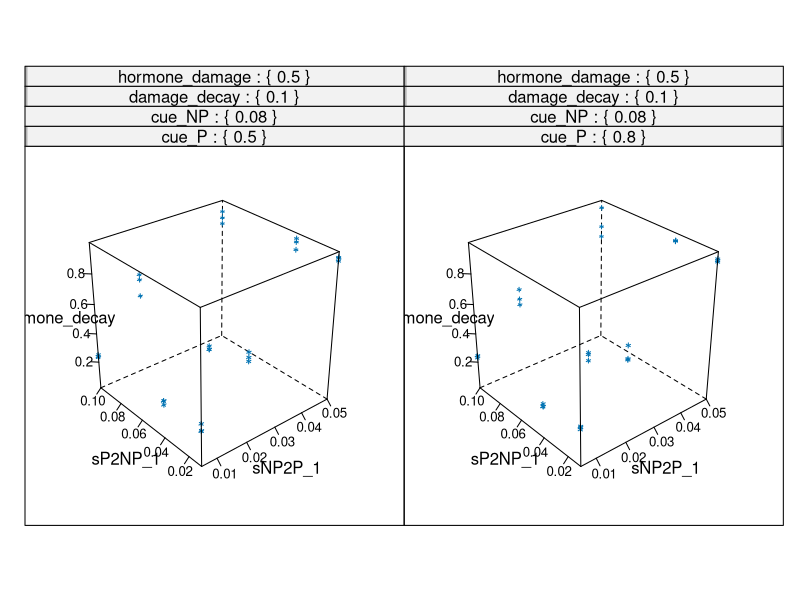
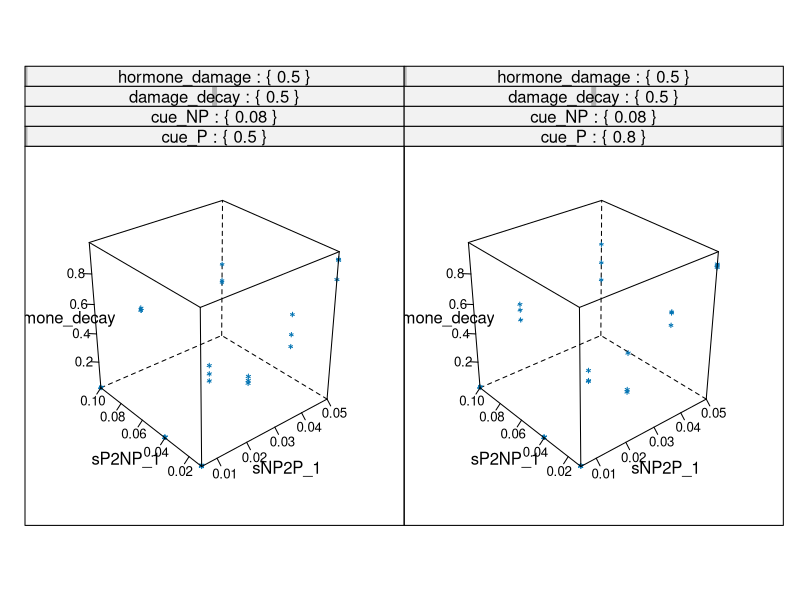
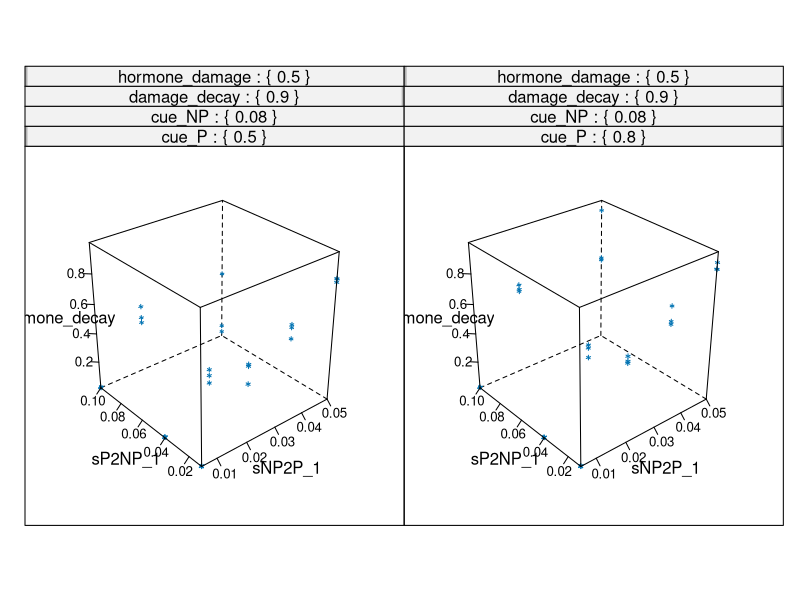
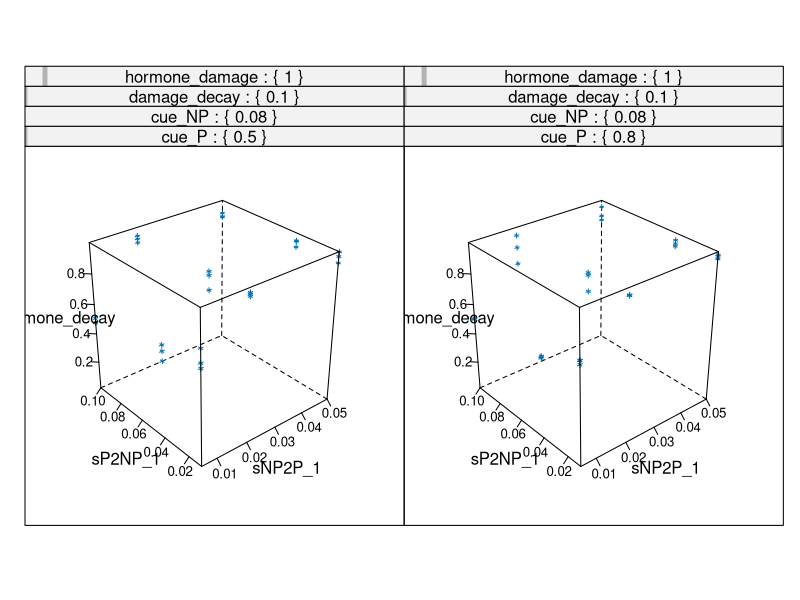
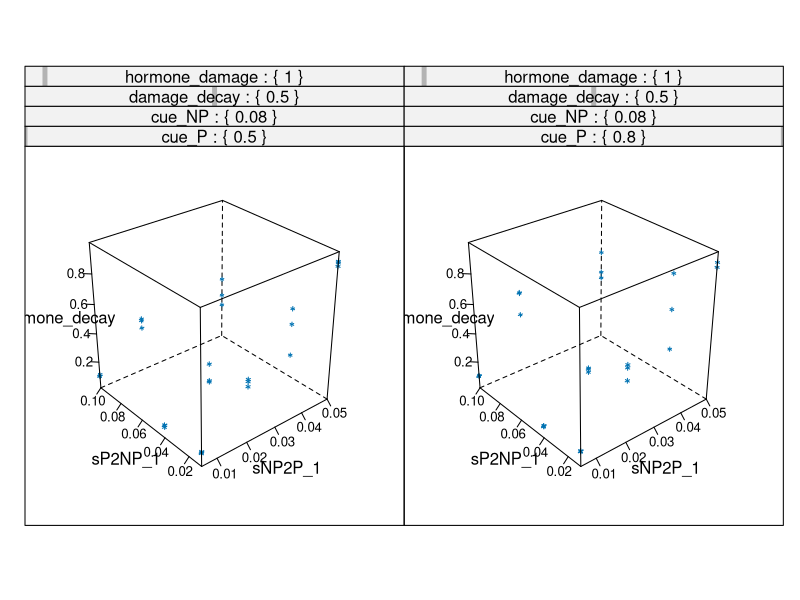
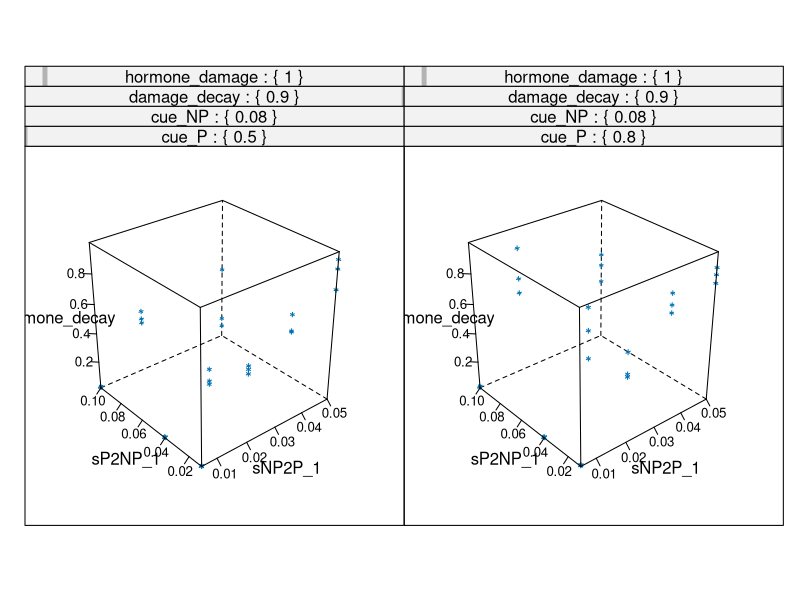
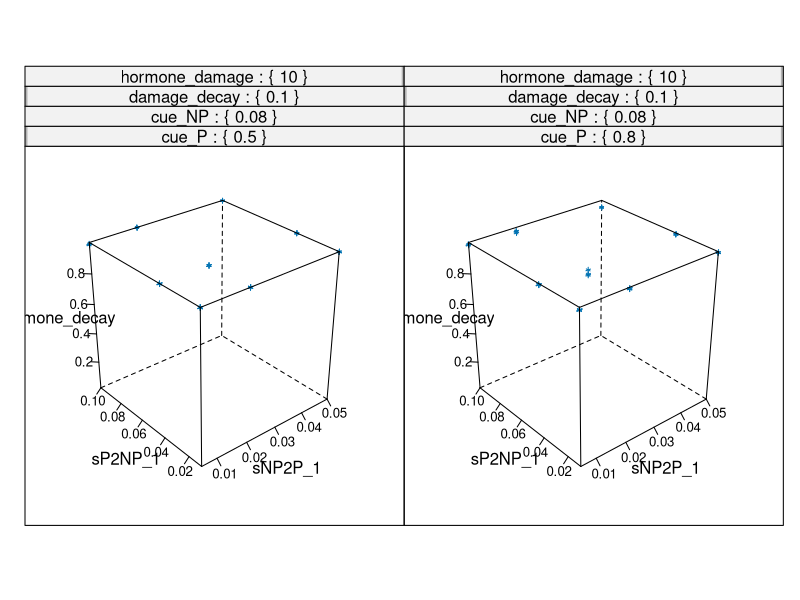
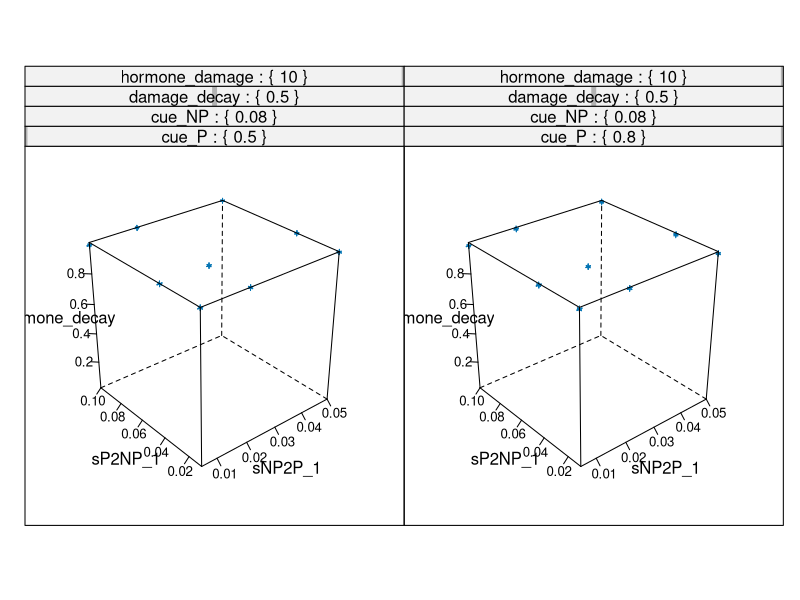

Write R code to recreate these figures, in order.
library("lattice")

the.data <- read.table("../../data/summary_stress.csv"
                       ,sep=";"
                       ,header=T)


the.names <- names(the.data)
the.names[the.names == "r"] <- "damage_decay"
the.names[the.names == "u"] <- "hormone_damage"
the.names[the.names == "mean_feedback"] <- "hormone_decay"

names(the.data) <- the.names

print(the.names)

str(the.data)

pdf("feedback_vary_autocorr.pdf")
print(
      cloud(
             hormone_decay ~ sNP2P_1 + sP2NP_1 | cue_P * cue_NP * damage_decay * hormone_damage
             ,data=the.data
             ,strip=function(strip.levels,...) { strip.default(strip.levels=T,...) }
             ,default.scales=list(arrows=F)
             )
      )
dev.off()


pdf("influx_vary_autocorr.pdf")
print(
      cloud(
             (mean_stress_influx - mean_influx) ~ sNP2P_1 + sP2NP_1 | cue_P * cue_NP * damage_decay * hormone_damage
             ,data=the.data
             ,auto.key=T
             ,pch=21
             ,strip=function(strip.levels,...) { strip.default(strip.levels=T,...) }
             ,default.scales=list(arrows=F)
             )
      )
dev.off()

if (!exists("time.data"))
{

# create dataset that has 30 timepoints
time.data <- NULL

nrep <- 1

for (row_i in seq(1,nrow(the.data),1))
{
    # get hormone level
    mean_hormone <- the.data[row_i,"mean_hormone"]
    var_hormone <- the.data[row_i,"var_hormone"]

    influx <- the.data[row_i,"mean_influx"]
    var_influx <- the.data[row_i,"var_influx"]

    stress_influx <- the.data[row_i,"mean_stress_influx"]
    var_stress_influx <- the.data[row_i,"var_stress_influx"]

    hormone_decay <- the.data[row_i,"hormone_decay"]
    var_hormone_decay <- the.data[row_i,"var_feedback"]

    sNP2P_1 <- the.data[row_i,"sNP2P_1"]
    sP2NP_1 <- the.data[row_i,"sP2NP_1"]
    cue_P <- the.data[row_i,"cue_P"] 
    cue_NP <-the.data[row_i,"cue_NP"]
    damage_decay <- the.data[row_i,"damage_decay"]
    hormone_damage <- the.data[row_i,"hormone_damage"]

    zt_vals <- rnorm(n=nrep
                     ,mean=mean_hormone
                     ,sd=sqrt(var_hormone))

    decay_vals <- rnorm(n=nrep
                        ,mean=hormone_decay
                        ,sd=sqrt(var_hormone_decay))

    influx_vals <- rnorm(n=nrep
                         ,mean=influx
                         ,sd=sqrt(var_influx))

    stress_influx_vals <- rnorm(n=nrep
                                ,mean=stress_influx
                                ,sd=sqrt(var_stress_influx))

    for (i in seq(1,nrep,1))
    {
        stress_tplus1 = 0

        stress_t = zt_vals[[i]]

        for (t in seq(0,30,1))
        {
            stress_tplus1 = stress_t * (1.0 - decay_vals[[i]]) + influx_vals[[i]]

            if (t == 10)
            {
                stress_tplus1 = stress_tplus1 + stress_influx_vals[[i]]
            }

            the_list <- list(
                             "sNP2P_1"=sNP2P_1
                             ,"sP2NP_1"=sP2NP_1
                             ,"cue_P"=cue_P
                             ,"cue_NP"=cue_NP
                             ,"damage_decay"=damage_decay
                             ,"hormone_damage"=hormone_damage
                             ,"replicate"=i
                             ,"time"=t
                             ,"stress"=stress_tplus1)

            stress_t <- stress_tplus1

            if (is.null(time.data))
            {
                time.data <- as.data.frame(the_list)
            }
            else
            {
                time.data <- rbind(time.data,the_list)
            }

        }
    }
}

str(time.data)
}


pdf("lines_stress.pdf")
print(xyplot(
             stress ~ time | sNP2P_1 * sP2NP_1 * cue_P * cue_NP * damage_decay * hormone_damage
             ,data=time.data
             ,groups=replicate
             ,ylim=c(0,10)
             ,strip=function(strip.levels,...) { strip.default(strip.levels=T,...) }
             ))
dev.off()

pdf("lines_stress_subset.pdf")
print(xyplot(
                #             stress ~ time | sNP2P_1 * sP2NP_1 * cue_P * cue_NP * damage_decay * hormone_damage
            stress ~ time  | damage_decay
             ,data=time.data[
                            order(time.data$time) 
                             & time.data$hormone_damage == 0.5
                             & time.data$cue_NP == 0.08
                             & time.data$cue_P == 0.5
                             & time.data$sP2NP_1 == 0.1
                             & time.data$sNP2P_1 == 0.05,]
             ,groups=replicate
             ,strip=function(strip.levels,...) { strip.default(strip.levels=T,...) }
             ))
dev.off()


